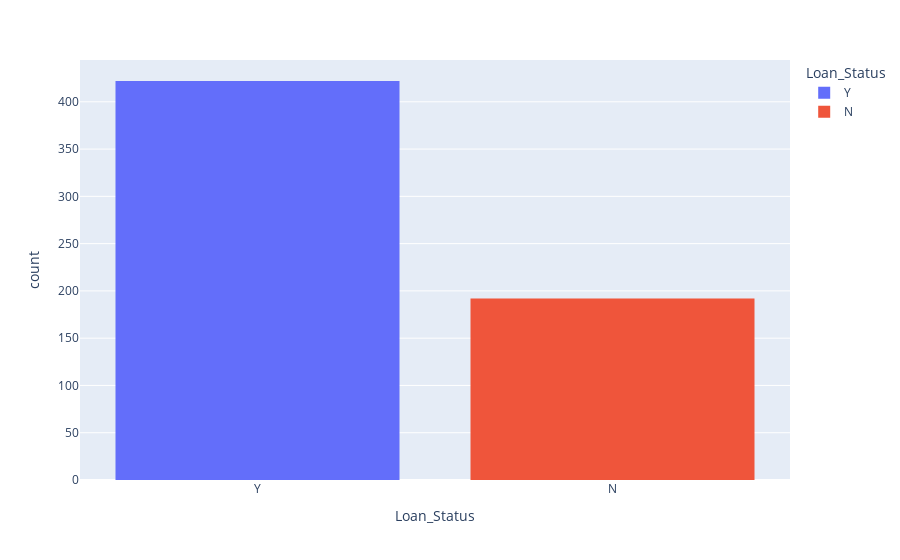

The code cell stored with this chart in its notebook:
### Code cell
fig = px.histogram(df, x="Loan_Status",color="Loan_Status")
fig.show()

### Figure 1 — Plotly figure (JSON) as saved in the notebook; plotly's stock layout.template omitted (floating-point values rounded to 4 significant figures; data arrays with more than 128 entries replaced by an {"elided": "..."} marker saying what was removed)
{"data": [{"alignmentgroup": "True", "bingroup": "x", "hovertemplate": "Loan_Status=%{x}<br>count=%{y}<extra></extra>", "legendgroup": "Y", "marker": {"color": "#636efa", "pattern": {"shape": ""}}, "name": "Y", "offsetgroup": "Y", "orientation": "v", "showlegend": true, "type": "histogram", "x": {"elided": "422 str values"}, "xaxis": "x", "yaxis": "y"}, {"alignmentgroup": "True", "bingroup": "x", "hovertemplate": "Loan_Status=%{x}<br>count=%{y}<extra></extra>", "legendgroup": "N", "marker": {"color": "#EF553B", "pattern": {"shape": ""}}, "name": "N", "offsetgroup": "N", "orientation": "v", "showlegend": true, "type": "histogram", "x": {"elided": "192 str values"}, "xaxis": "x", "yaxis": "y"}], "layout": {"barmode": "relative", "legend": {"title": {"text": "Loan_Status"}, "tracegroupgap": 0}, "margin": {"t": 60}, "xaxis": {"anchor": "y", "categoryarray": ["Y", "N"], "categoryorder": "array", "domain": [0, 1], "title": {"text": "Loan_Status"}}, "yaxis": {"anchor": "x", "domain": [0, 1], "title": {"text": "count"}}}}
